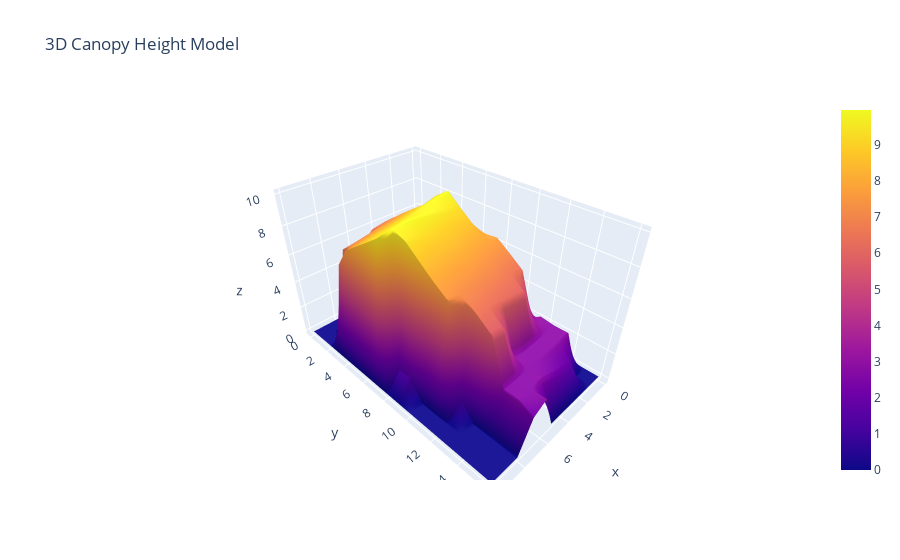

Notebook code cell kept with this figure:
### Code cell
fig = go.Figure(data=go.Surface(z=chm_masked))

fig.update_layout(title='3D Canopy Height Model')

fig.show()

### Figure 1 — Plotly figure (JSON) as saved in the notebook; plotly's stock layout.template omitted (floating-point values rounded to 4 significant figures; data arrays with more than 128 entries replaced by an {"elided": "..."} marker saying what was removed)
{"data": [{"type": "surface", "z": {"elided": "17x11 float values"}}], "layout": {"title": {"text": "3D Canopy Height Model"}}}
